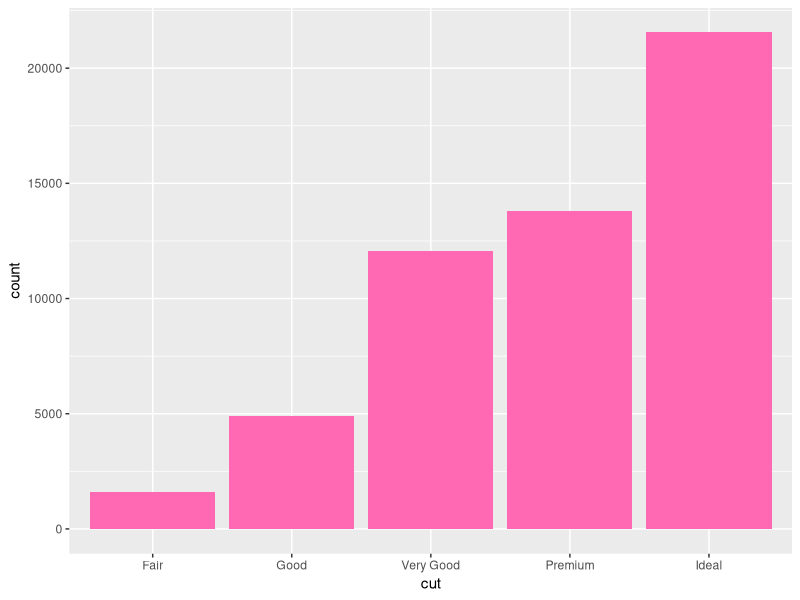
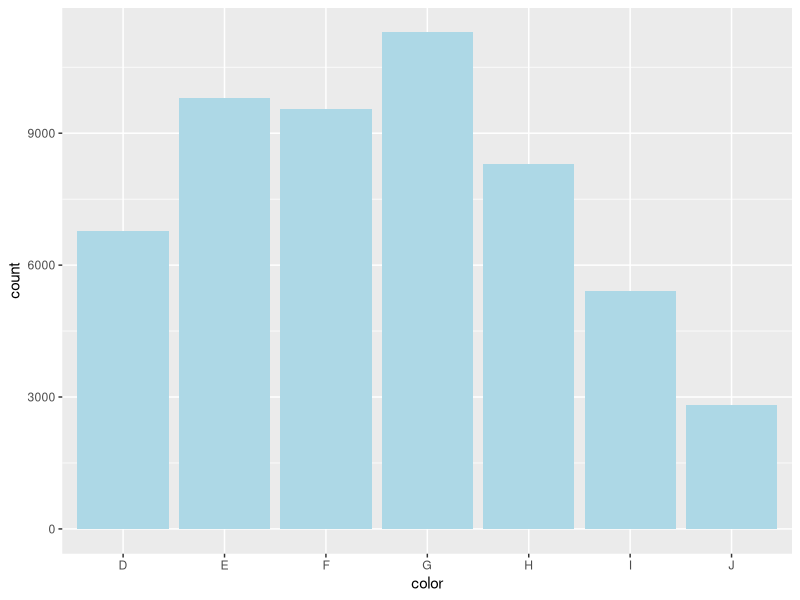
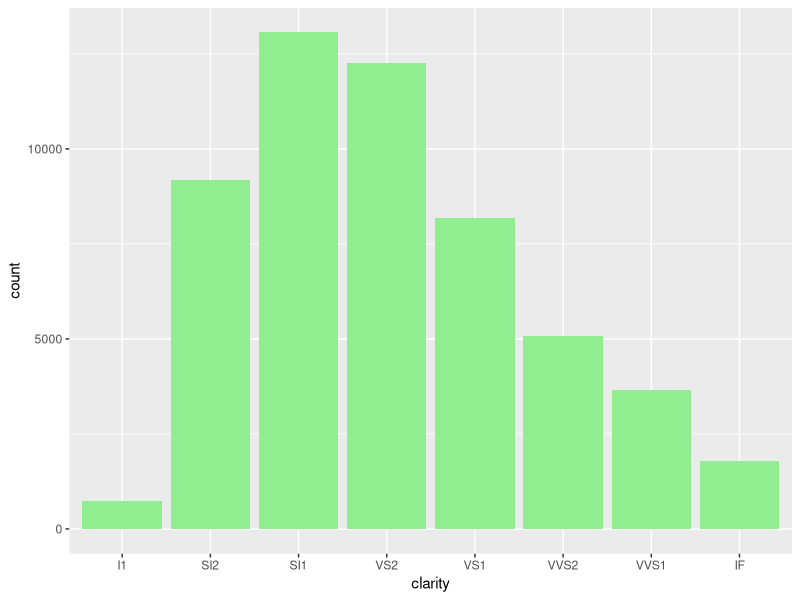
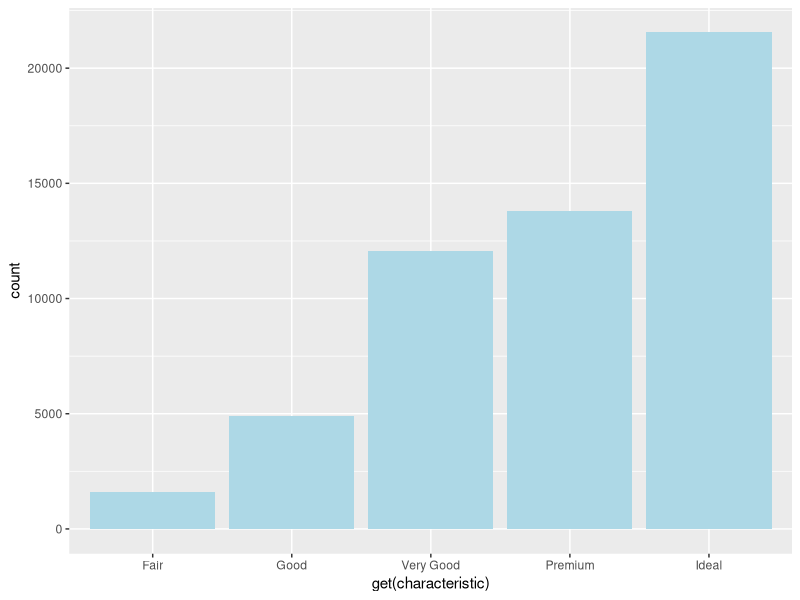
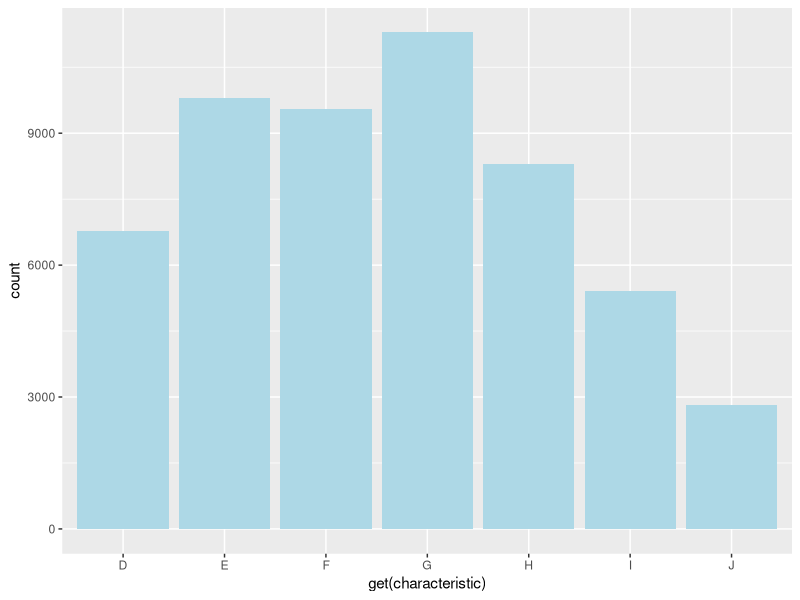
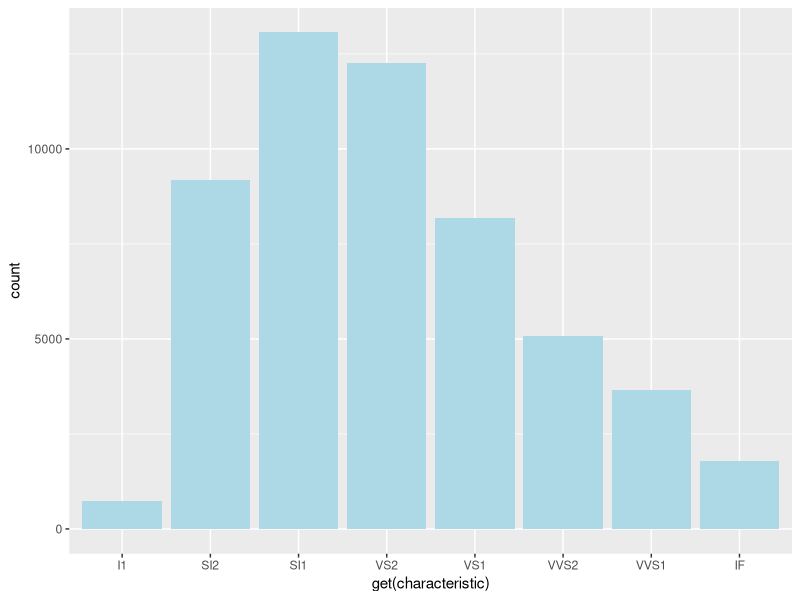
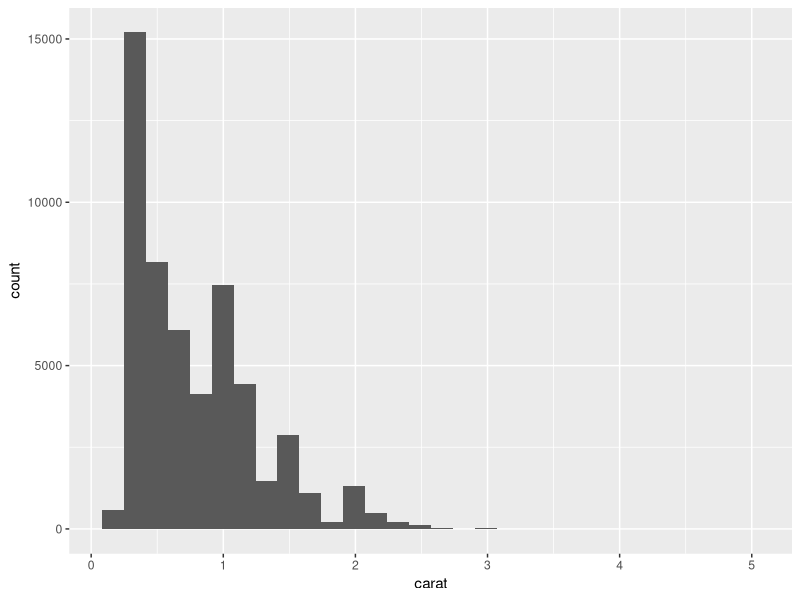
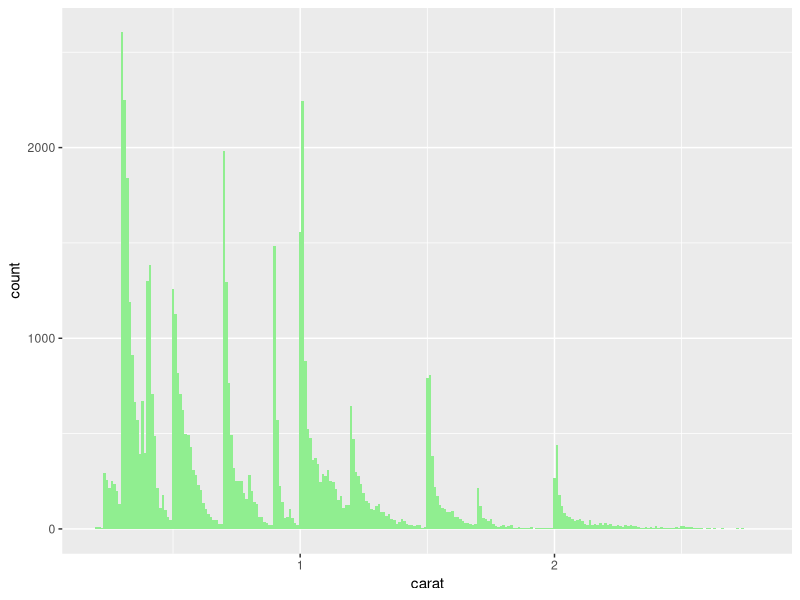

Reproduce these figures in R, in order.
# Variation from R for Data Science Chapter 7
# Initial: September 28, 2018
# Revision: October 1, 2018
# Ray Nelson

# libraries
library(tidyverse)

# Overview of the variables in the diamonds tibble
diamonds %>% glimpse()
diamonds %>% summary()
diamonds %>% View()
? diamonds

# Variation in categorical variables
## Cut
diamonds %>% count(cut)
diamonds %>% ggplot(mapping = aes(x = cut)) +
  geom_bar(fill = "hotpink")

## Color
diamonds %>% count(color)
diamonds %>% ggplot(mapping = aes(x = color)) +
  geom_bar(fill = "lightblue")

## Clarity
diamonds %>% count(clarity)
diamonds %>% ggplot(mapping = aes(x = clarity)) +
  geom_bar(fill = "lightgreen")

# Function to look at categorical variables
categorical <- function(characteristic) {
  diamonds %>% count(get(characteristic)) %>% print()
  diamonds %>% ggplot(mapping = aes(x = get(characteristic))) +
    geom_bar(fill = "lightblue")
}

categorical(characteristic = "cut")
categorical(characteristic = "color")
categorical(characteristic = "clarity")

# Size of diamonds
## Histogram
diamonds %>% ggplot(mapping = aes(x = carat)) +
  geom_histogram()

# Smaller diamonds and the size of the bin width
## Histogram
diamonds %>% filter(carat < 3) %>%
  ggplot(mapping = aes(x = carat)) +
    geom_histogram(binwidth = 0.01, fill = "lightgreen")

# Diamond size with freqpoly
## Histogram and freqpoly
## All diamonds
diamonds %>%
  ggplot(mapping = aes(x = carat)) +
    geom_histogram() +
    geom_freqpoly(color = "red", size = 2)

# Diamonds less than 3 carats
diamonds %>% filter(carat < 3) %>%
  ggplot(mapping = aes(x = carat)) +
  geom_freqpoly(color = "blue")

# Rug Plots
## Histogram and rug plots
diamonds %>% 
  ggplot(mapping = aes(x = carat)) +
    geom_histogram(fill = "lightblue") +
    geom_rug()

# all diamonds density and the influence of adjust
diamonds %>%
  ggplot(mapping = aes(x = carat)) +
    geom_density(adjust = 0.5, fill = "lightblue")

# all diamonds with boxplot
diamonds %>% 
  ggplot(mapping = aes(x = factor(0), y = carat)) +
    geom_boxplot() +
    coord_flip()

# violin plot
diamonds %>% 
  ggplot(mapping = aes(x = factor(0), y = carat)) +
    geom_violin(adjust = 3, fill = "lightblue") +
    geom_boxplot(width = 0.25, fill = "lightgreen") +
    coord_flip() +
    labs(
      title = "Violin Plot of Diamonds Weight",
      x = "",
      y = "Weight in Carats"
    )

# Violin plot for smaller diamonds 2 carats or less
diamonds %>% 
  filter(carat <= 2) %>% 
  ggplot(mapping = aes(x = factor(0), y = carat)) +
    geom_violin(adjust = 2, fill = "lightblue") +
    geom_boxplot(width = 0.25, fill = "lightgreen") +
    coord_flip() +
    labs(
      title = "Violin Plot of Diamonds Weight",
      subtitle = "Smaller Diamonds, Two Carats or Less",
      x = "",
      y = "Weight in Carats"
  )

# Old Faithful distribution of eruptions
## Information and faithful dataset

faithful %>% glimpse()
faithful %>% summary()
? faithful

## Histogram with rug plot

faithful %>%
  ggplot(mapping = aes(x = eruptions)) +
  geom_histogram()+
  geom_rug()

## Freqpoly with rug plot
faithful %>%
  ggplot(mapping = aes(x = eruptions)) +
  geom_freqpoly() +
  geom_rug()

## Density Trace and rug
faithful %>%
  ggplot(mapping = aes(x = eruptions)) +
  geom_density(fill = "hotpink")+
  geom_rug()

## Boxplot
faithful %>%
  ggplot(mapping = aes(x = factor(0), y = eruptions)) +
  geom_boxplot(fill = "lightgreen") +
  coord_flip()

## Violin plot

faithful %>%
  ggplot(mapping = aes(x = factor(0), y = eruptions)) +
  geom_violin(fill = "lightblue") +
  geom_boxplot(width = 0.05, fill = "lightgreen") +
  coord_flip()

# Missing values
## Histogram of y with all observations
diamonds %>% 
  ggplot(mapping = aes(x = y)) +
    geom_histogram() +
    geom_rug()

## Remove small and large y values
diamonds %>% 
  filter(!between(y, 3, 20))

## Keep only the values between 3 and 20

diamonds2 <- diamonds %>% 
  filter(between(y, 3, 20))

## Turn strange values into missing values
diamonds2  <-  diamonds %>% 
  mutate(y = ifelse(y < 3 | y > 20, NA, y))


# Removing missing values
diamonds2 %>% 
  filter(!is.na(y))

diamonds2 %>% na.omit()

## Effect of removing strange values

diamonds %>% ggplot(mapping = aes(x = y)) +
  geom_density(fill = "lightblue")

diamonds2 %>% ggplot(mapping = aes(x = y)) +
  geom_density(fill = "lightblue")
